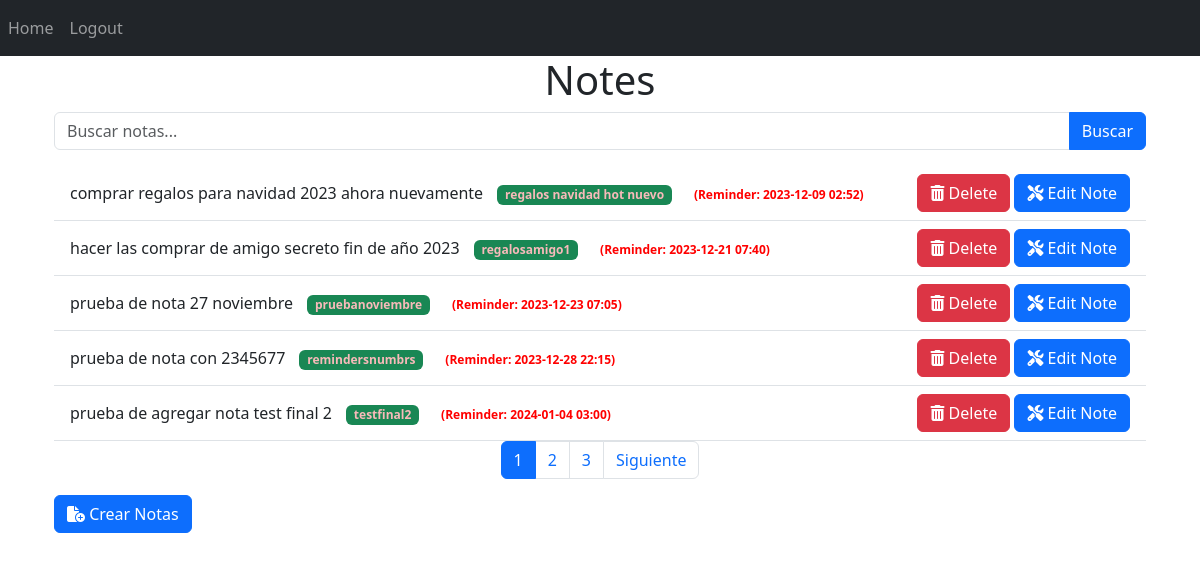
Screenshot of / (signed in) with the database file from the repository.
### website/models.py (models this page shows)
class Note(db.Model):
    id = db.Column(db.Integer, primary_key=True)
    data = db.Column(db.String(10000))
    date = db.Column(db.DateTime(timezone=True), default=datetime.utcnow)
    user_id = db.Column(db.Integer, db.ForeignKey('user.id'))
    last_modified = db.Column(db.DateTime, default=datetime.utcnow)
    category = db.Column(db.String(255))
    reminder = db.Column(db.DateTime, nullable=True)

### website/views.py (the view, shortened to what this page needs)
@views.route('/', methods=['GET', 'POST'])
@login_required
def home():
    page = request.args.get('page', 1, type=int)
    per_page = 5
    notes = Note.query.filter_by(user_id=current_user.id).paginate(page=page, per_page=per_page, error_out=False)
    pagination = notes
    return render_template("home.html", user=current_user, notes=notes.items, pagination=pagination)

### website/templates/home.html (shortened to what this page needs)
{% extends "base.html" %}
{% block content %}
<div class="container">
    <h1 class="text-center">Notes</h1>
    <form method="GET" action="{{url_for('views.search')}}">
        <div class="input-group mb-3">
            <input type="text" name="query" class="form-control" placeholder="Buscar notas...">
            <button type="submit" class="btn btn-primary">Buscar</button>
        </div>
    </form>
    <ul class="list-group list-group-flush" id="notes">
        {% for note in notes %}
        <li class="list-group-item">
            <div class="d-flex justify-content-between align-items-center">
                <div>
                    <span>{{ note.data }}</span>
                    <span class="badge badge-primary bg-success">{{ note.category }}</span>
                    {% if note.reminder %}
                        <span class="badge" style="color: red;">(Reminder: {{ note.reminder.strftime('%Y-%m-%d %H:%M') }})</span>
                    {% endif %}
                </div>
                <div>
                    <button type="button" class="btn btn-danger" onClick="showDeleteConfirmation('{{ note.id }}')"><i class="fa-solid fa-trash-can"></i>
                        Delete
                    </button>
                    <button type="button" class="btn btn-primary" data-note-id="{{ note.id }}" data-bs-toggle="modal" data-bs-target="#editNoteModal_{{ note.id }}"><i class="fa-solid fa-screwdriver-wrench"></i>
                        Edit Note
                    </button>
                </div>
            </div>
        </li>
        {% endfor %}
    </ul>
    {% if pagination.pages > 1 %}
        <ul class="pagination justify-content-center">
            {% for page_num in pagination.iter_pages() %}
                {% if page_num %}
                    <li class="page-item{% if page_num == pagination.page %} active{% endif %}">
                        <a class="page-link" href="{{ url_for('views.home', page=page_num) }}">{{ page_num }}</a>
                    </li>
                {% else %}
                    <li class="page-item disabled"><span class="page-link">...</span></li>
                {% endif %}
            {% endfor %}
            {% if pagination.has_next %}
                <li class="page-item"><a class="page-link" href="{{ url_for('views.home', page=pagination.next_num) }}">Siguiente</a></li>
            {% endif %}
        </ul>
    {% endif %}
    <button type="button" class="btn btn-primary" data-bs-toggle="modal" data-bs-target="#createNoteModal">
        <i class="fa-solid fa-file-circle-plus fa-fade"></i>  Crear Notas
    </button>
</div>
{% endblock %}

### website/static/styles.css (style rules this page uses)
.list-group-item { position: relative; }
.badge { margin-left: 10px; color: #f8baba }

### rows the page displays
Note: data "comprar regalos para navidad 2023 ahora nuevamente", category "regalos navidad hot nuevo", reminder "2023-12-09 02:52"
Note: data "hacer las comprar de amigo secreto fin de año 2023", category "regalosamigo1", reminder "2023-12-21 07:40"
Note: data "prueba de nota 27 noviembre", category "pruebanoviembre", reminder "2023-12-23 07:05"
Note: data "prueba de nota con 2345677", category "remindersnumbrs", reminder "2023-12-28 22:15"
Note: data "prueba de agregar nota test final 2", category "testfinal2", reminder "2024-01-04 03:00"

### other values shown
{{ page_num }} "1" "2" "3"
